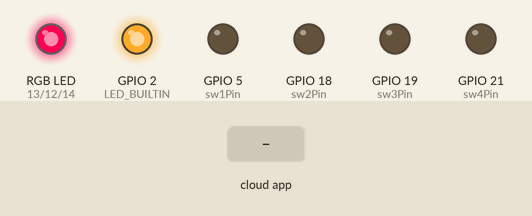
Simulated run of this sketch. Board: ESP32. Parts: an RGB LED mixed from three pins (HIGH = lit), output pins drawn as LEDs (lit = HIGH). Inputs (shaded band) come from the test bench. WiFi joins after 1.5 s; servers stay silent unless stated; what the sketch prints to the serial monitor is not drawn.

Above: at 4.0 s.
4.1 s: the phone or cloud app sets rgbLight to 1
At 4.9 s:
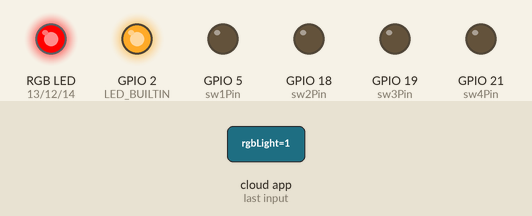
7.1 s: the phone or cloud app sets smoothLight to 1
10.1 s: the phone or cloud app sets Sw1 to 0
At 10.9 s:
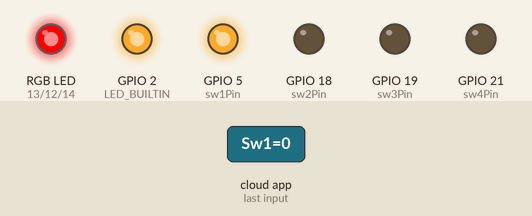
13.1 s: the phone or cloud app sets Sw2 to 0
At 13.9 s:
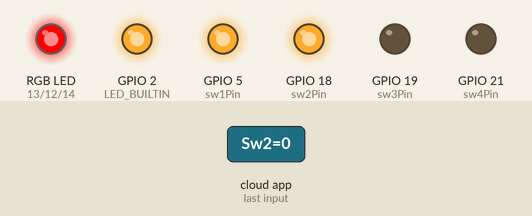
16.1 s: the phone or cloud app sets Sw3 to 0
At 16.6 s:
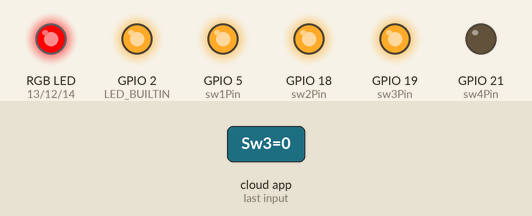
19.1 s: the phone or cloud app sets Sw4 to 0
At 20.0 s:
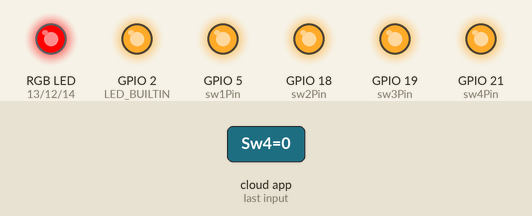
Timing chart, 0 to 23.1 s (numbered marks = the images above; inputs shaded):
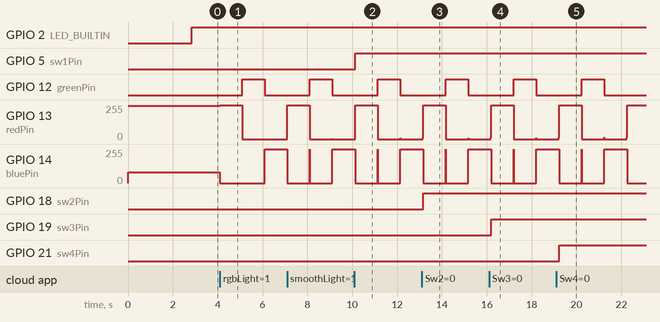

Measured:
- after the input at 4.1 s, GPIO 12 (greenPin): LOW → HIGH after 1.0 s, → LOW 1.0 s later; GPIO 13 (redPin): 249/255 → 255/255 at once, → 0/255 1.0 s later; GPIO 14 (bluePin): 80/255 → 0/255 at once, → 255/255 2.0 s later
- after the input at 10.1 s, GPIO 5 (sw1Pin): LOW → HIGH at once
- after the input at 13.1 s, GPIO 18 (sw2Pin): LOW → HIGH after 0.07 s
- after the input at 16.1 s, GPIO 19 (sw3Pin): LOW → HIGH after 0.10 s
- after the input at 19.1 s, GPIO 21 (sw4Pin): LOW → HIGH after 0.13 s

The sketch:

firebase_rgb.ino
```cpp
#include <WiFi.h>
#include <Firebase_ESP_Client.h>
#include <math.h>
#include <string.h>

#include "addons/TokenHelper.h"
#include "addons/RTDBHelper.h"

#define WIFI_SSID "POCO M3 Pro"
#define WIFI_PASSWORD "NewPasscode"

#define API_KEY "AIzaSyDRUoMrt50Aykdw6TLhe1Baptuhojh7LS8"
#define DATABASE_URL "https://esp32-rgb-bd93d-default-rtdb.asia-southeast1.firebasedatabase.app/"

#define LED_BUILTIN 2
#define redPin 13   // 13 corresponds to GPIO13
#define greenPin 12 // 12 corresponds to GPIO12
#define bluePin 14  // 14 corresponds to GPIO14
#define sw1Pin 5
#define sw2Pin 18
#define sw3Pin 19
#define sw4Pin 21

FirebaseData fbdo_isOff;
FirebaseData fbdo_isCustom;
FirebaseData fbdo_color;
FirebaseData fbdo_rgbLight;
FirebaseData fbdo_smoothLight;
FirebaseData fbdo_sw1;
FirebaseData fbdo_sw2;
FirebaseData fbdo_sw3;
FirebaseData fbdo_sw4;
FirebaseAuth auth;
FirebaseConfig config;

const int freq = 5000;
const int redChannel = 0;
const int greenChannel = 1;
const int blueChannel = 2;
const int resolution = 8;

bool signupOK = false;
String rgb = "FA00A00";
bool off = false, iscolor = true, issmooth = false, isrgb = false;

void setColor(String);

void setup()
{
    Serial.begin(115200);
    pinMode(LED_BUILTIN, OUTPUT);
    pinMode(sw1Pin, OUTPUT);
    pinMode(sw2Pin, OUTPUT);
    pinMode(sw3Pin, OUTPUT);
    pinMode(sw4Pin, OUTPUT);

    ledcSetup(redChannel, freq, resolution);
    ledcSetup(greenChannel, freq, resolution);
    ledcSetup(blueChannel, freq, resolution);

    ledcAttachPin(redPin, redChannel);
    ledcAttachPin(greenPin, greenChannel);
    ledcAttachPin(bluePin, blueChannel);

    setColor("FA00A0");

    WiFi.begin(WIFI_SSID, WIFI_PASSWORD);
    Serial.print("Connecting to Wi-Fi");
    while (WiFi.status() != WL_CONNECTED)
    {
        Serial.print(".");
        delay(300);
    }
    Serial.println();
    Serial.print("Connected with IP: ");
    Serial.println(WiFi.localIP());
    Serial.println();

    config.api_key = API_KEY;
    config.database_url = DATABASE_URL;
    if (Firebase.signUp(&config, &auth, "", ""))
    {
        Serial.println("ok");
        signupOK = true;
    }
    else
    {
        Serial.printf("%s\n", config.signer.signupError.message.c_str());
    }

    config.token_status_callback = tokenStatusCallback;
    Firebase.begin(&config, &auth);
    Firebase.reconnectWiFi(true);

    if (!Firebase.RTDB.beginStream(&fbdo_isOff, "/isOff"))
        Serial.printf("Strem 1 begin error : %s\n\n", fbdo_isOff.errorReason().c_str());
    if (!Firebase.RTDB.beginStream(&fbdo_isCustom, "/isCustom"))
        Serial.printf("Strem 2 begin error : %s\n\n", fbdo_isCustom.errorReason().c_str());
    if (!Firebase.RTDB.beginStream(&fbdo_color, "/Color"))
        Serial.printf("Strem 3 begin error : %s\n\n", fbdo_color.errorReason().c_str());
    if (!Firebase.RTDB.beginStream(&fbdo_rgbLight, "/rgbLight"))
        Serial.printf("Strem 4 begin error : %s\n\n", fbdo_rgbLight.errorReason().c_str());
    if (!Firebase.RTDB.beginStream(&fbdo_smoothLight, "/smoothLight"))
        Serial.printf("Strem 5 begin error : %s\n\n", fbdo_smoothLight.errorReason().c_str());

    if (!Firebase.RTDB.beginStream(&fbdo_sw1, "/Sw1"))
        Serial.printf("Strem 5 begin error : %s\n\n", fbdo_sw1.errorReason().c_str());
    if (!Firebase.RTDB.beginStream(&fbdo_sw2, "/Sw2"))
        Serial.printf("Strem 5 begin error : %s\n\n", fbdo_sw2.errorReason().c_str());
    if (!Firebase.RTDB.beginStream(&fbdo_sw3, "/Sw3"))
        Serial.printf("Strem 5 begin error : %s\n\n", fbdo_sw3.errorReason().c_str());
    if (!Firebase.RTDB.beginStream(&fbdo_sw4, "/Sw4"))
        Serial.printf("Strem 5 begin error : %s\n\n", fbdo_sw4.errorReason().c_str());
}

void loop()
{
    digitalWrite(LED_BUILTIN, WiFi.status() == WL_CONNECTED);
    if (Firebase.ready() && signupOK)
    {
        if (!Firebase.RTDB.readStream(&fbdo_isOff))
            Serial.printf("Strem 1 read error : %s\n\n", fbdo_isOff.errorReason().c_str());
        if (!Firebase.RTDB.readStream(&fbdo_isCustom))
            Serial.printf("Strem 2 read error : %s\n\n", fbdo_isCustom.errorReason().c_str());
        if (!Firebase.RTDB.readStream(&fbdo_color))
            Serial.printf("Strem 3 read error : %s\n\n", fbdo_color.errorReason().c_str());
        if (!Firebase.RTDB.readStream(&fbdo_rgbLight))
            Serial.printf("Strem 4 read error : %s\n\n", fbdo_rgbLight.errorReason().c_str());
        if (!Firebase.RTDB.readStream(&fbdo_smoothLight))
            Serial.printf("Strem 5 read error : %s\n\n", fbdo_smoothLight.errorReason().c_str());

        if (!Firebase.RTDB.readStream(&fbdo_sw1))
            Serial.printf("Strem 6 read error : %s\n\n", fbdo_sw1.errorReason().c_str());
        if (!Firebase.RTDB.readStream(&fbdo_sw2))
            Serial.printf("Strem 7 read error : %s\n\n", fbdo_sw2.errorReason().c_str());
        if (!Firebase.RTDB.readStream(&fbdo_sw3))
            Serial.printf("Strem 8 read error : %s\n\n", fbdo_sw3.errorReason().c_str());
        if (!Firebase.RTDB.readStream(&fbdo_sw4))
            Serial.printf("Strem 9 read error : %s\n\n", fbdo_sw4.errorReason().c_str());

        if (fbdo_isOff.streamAvailable())
        {
            off = fbdo_isOff.boolData();
            if (off)
                setColor("000000");
        }
        if (fbdo_isCustom.streamAvailable())
        {
            iscolor = fbdo_isCustom.boolData();
            if (iscolor)
                setColor(rgb);
        }
        if (fbdo_color.streamAvailable())
        {
            rgb = fbdo_color.stringData();
            if (iscolor)
                setColor(rgb);
        }
        if (fbdo_rgbLight.streamAvailable())
        {
            isrgb = fbdo_rgbLight.boolData();
        }
        if (fbdo_smoothLight.streamAvailable())
        {
            issmooth = fbdo_smoothLight.boolData();
        }

        if (fbdo_sw1.streamAvailable())
        {
            digitalWrite(sw1Pin,!fbdo_sw1.boolData());
        }
        if (fbdo_sw2.streamAvailable())
        {
            digitalWrite(sw2Pin,!fbdo_sw2.boolData());
        }
        if (fbdo_sw3.streamAvailable())
        {
            digitalWrite(sw3Pin,!fbdo_sw3.boolData());
        }
        if (fbdo_sw4.streamAvailable())
        {
            digitalWrite(sw4Pin,!fbdo_sw4.boolData());
        }


        if (isrgb)
            changeRgb();
        if (issmooth)
            changeSmooth();
    }
}

void setColor(String rgb)
{
    int red, green, blue;
    red = hexToDec(rgb.substring(0, 2));
    green = hexToDec(rgb.substring(2, 4));
    blue = hexToDec(rgb.substring(4));
    if (red * 2 < 256)
        red *= 2;
    else
    {
        green /= 2;
        blue /= 2;
    }
    changeColor(red, green, blue);
}

void changeColor(int red, int green, int blue)
{
    ledcWrite(redChannel, red);
    ledcWrite(greenChannel, green);
    ledcWrite(blueChannel, blue);
}

void changeRgb()
{
    static int step = 1;
    if (step == 1)
    {
        changeColor(255, 0, 0);
        step = 2;
    }
    else if (step == 2)
    {
        changeColor(0, 255, 0);
        step = 3;
    }
    else
    {
        changeColor(0, 0, 255);
        step = 1;
    }
    delay(1000);
}

void changeSmooth()
{
    static int r = 0, b = 255, g = 0, mode = 1;
    changeColor(r, g, b);
    switch (mode)
    {
    case 1:
        if (r < 255)
            r++;
        else
            mode = 2;
        break;
    case 2:
        if (b > 0)
            b--;
        else
            mode = 3;
        break;
    case 3:
        if (g < 255)
            g++;
        else
            mode = 4;
        break;
    case 4:
        if (r > 0)
            r--;
        else
            mode = 5;
        break;
    case 5:
        if (b < 255)
            b++;
        else
            mode = 6;
        break;
    case 6:
        if (g > 0)
            g--;
        else
            mode = 1;
        break;
    default:
        mode = 1;
    }
    delay(9);
}

int hexToDec(String st)
{
    int cnt = 0;
    int digit;
    int decimalnumber = 0;
    for (int i = 1; i >= 0; i--)
    {
        switch (st[i])
        {
        case 'A':
        case 'a':
            digit = 10;
            break;
        case 'B':
        case 'b':
            digit = 11;
            break;
        case 'C':
        case 'c':
            digit = 12;
            break;
        case 'D':
        case 'd':
            digit = 13;
            break;
        case 'E':
        case 'e':
            digit = 14;
            break;
        case 'F':
        case 'f':
            digit = 15;
            break;
        default:
            digit = st[i] - 48;
        }
        decimalnumber = decimalnumber + (digit)*pow((double)16, (double)cnt);
        cnt++;
    }
    return decimalnumber;
}
```
